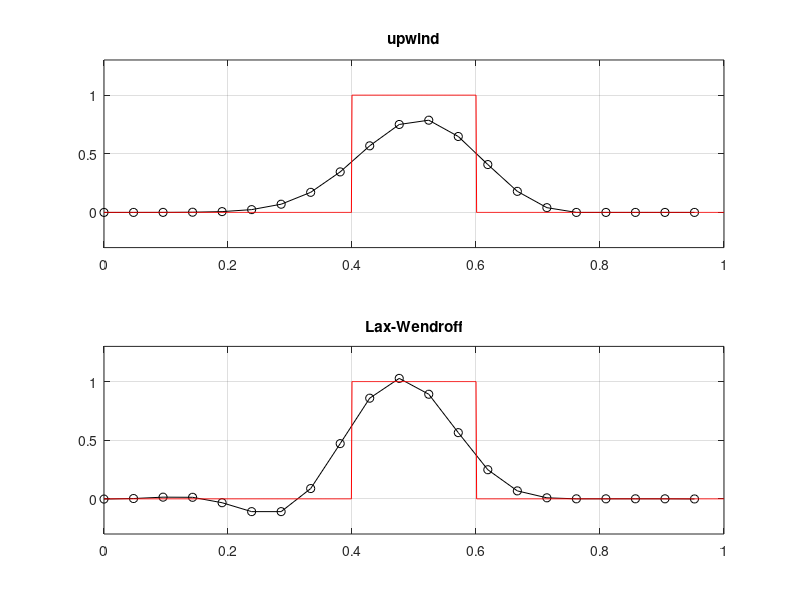

MATLAB code for this plot:
function adcompare(m,tf,ic)
% ADCOMPARE  Solve the scalar, constant-coefficient advection equation
%     u_t + a u_x = 0
% for u(x,t), with periodic boundary conditions on [0,1].  Choice of
% two initial conditions u(x,0): 'square' and 'hump'.  Uses m+1 grid points
% and a spatial grid with h = 1/(m+1).  If tf = 0 mod 1 then plots exact
% solution in red (after integer number of passes).  Compares two space-time
% discrete methods
%     upwind
%     Lax-Wendroff
% each subject to CFL.  Computes time-step k by version of CFL:
%     nu = a dt / dx = C    where C = .9 < 1
% Usage:  >> adcompare(m,tf,ic)
% Examples:  >> adcompare
%            >> adcompare(100,2,'hump')

if nargin < 3,  ic = 'square';  end
if nargin < 2,  tf = 1.0;       end
if nargin < 1,  m = 20;         end

% generate space grid and time-step
a = 1.0;
h = 1.0 / (m+1);      % h = dx
x = 0:h:1.0-h;        % interpret as periodic grid
C = 0.9;              % use this Courant number
k = C * h / a;        % k = dt;  CFL says |a| k <= h
NN = ceil(tf / k);    % fix k so integer number of steps
printf('solving with dx = %.5f, dt = %.5f, and N = %d steps ...\n',h,k,NN);

% initial condition
if strcmp(ic,'square')
    U = ones(size(x));  U(x < 0.4) = 0.0;  U(x > 0.6) = 0.0;
else
    U = sin(pi * x).^20;
end

% solve advection equation
Uup = U;  Ulw = U;
if NN > 0
    k = tf / NN;
    nu = a * k / h;
    for n = 1:NN
        Uup = (1.0 - nu) * Uup + nu * left(Uup);
        Ulw = 0.5 * nu * (nu + 1.0) * left(Ulw) + (1.0 - nu^2) * Ulw ...
              + 0.5 * nu * (nu - 1.0) * right(Ulw);
    end
end

% plot numerical results
axisbox = [0.0 1.0 -0.3 1.3];
figure(1),  clf
subplot(2,1,1),  plot(x,Uup,'k-o'),  axis(axisbox),  grid on,  title('upwind')
subplot(2,1,2),  plot(x,Ulw,'k-o'),  axis(axisbox),  grid on,  title('Lax-Wendroff')

% add exact solution if appropriate
if abs(mod(tf + 1.0e-10,1.0)) < 2.0e-10   % did we wrap an integer number of times?
    xfine = linspace(0,1,1001);
    if strcmp(ic,'square')
        Ufine = ones(size(xfine));  Ufine(xfine < 0.4) = 0.0;  Ufine(xfine > 0.6) = 0.0;
    else
        Ufine = sin(pi * xfine).^20;
    end
    for k = 1:2
        subplot(2,1,k),  hold on,  plot(xfine,Ufine,'r-'),  hold off
    end
end

    function z = left(y)
    z = [y(end) y(1:end-1)];
    end

    function z = right(y)
    z = [y(2:end) y(1)];
    end

end % function
